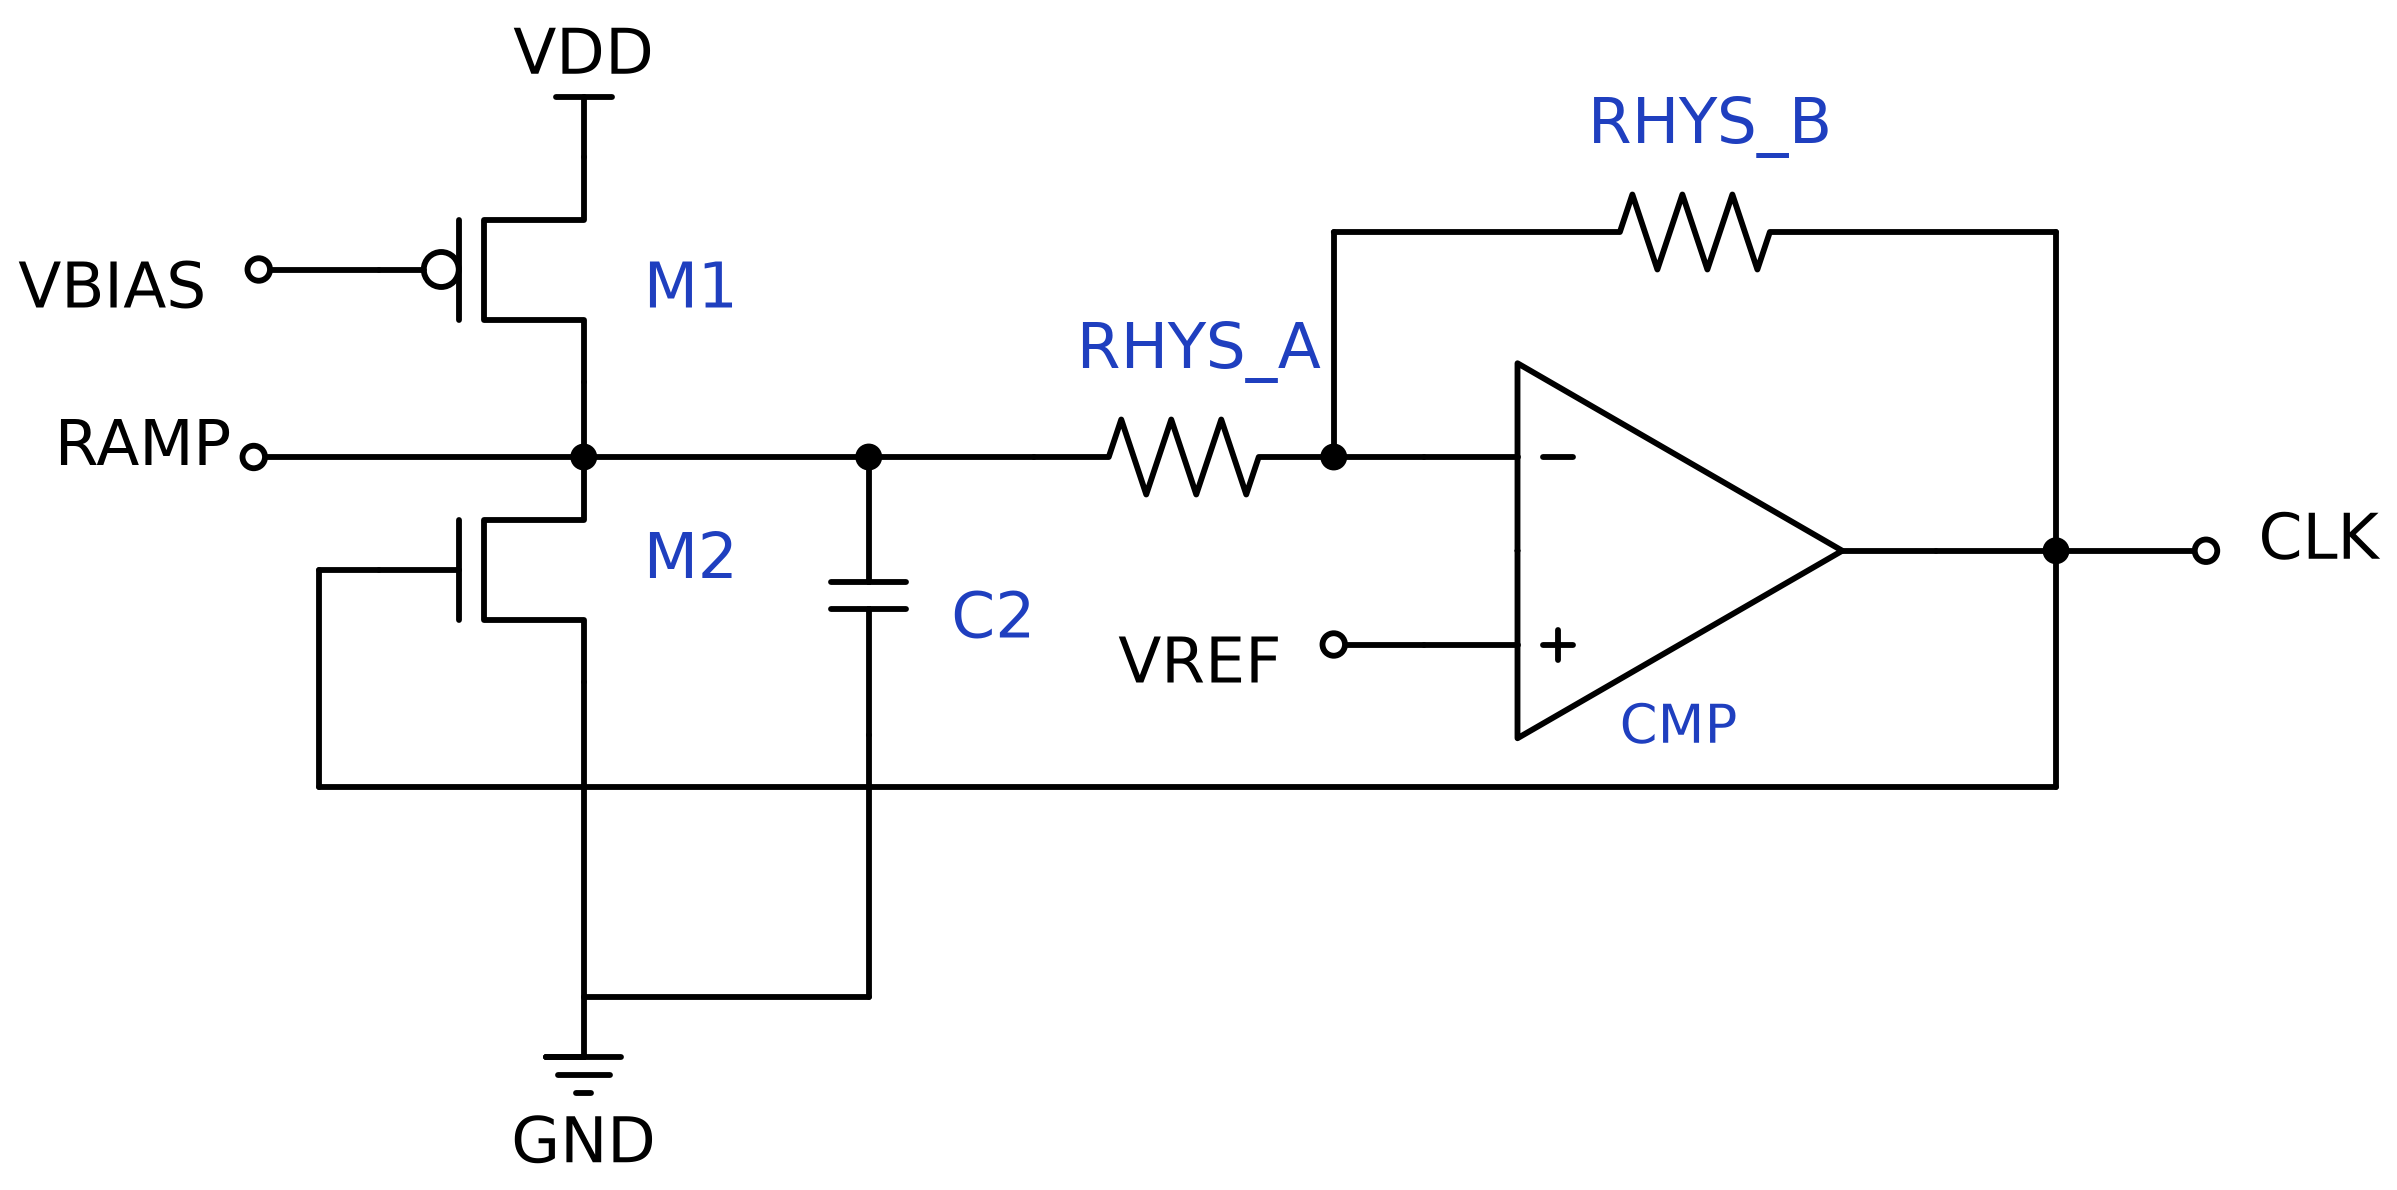

Write the Python code that produced this figure.
"""圖2.9 鋸齒波產生器（依 hspice/sub_system.net 的 .SUBCKT PWM_OSC 繪製；比較器 CMP01 以符號表示）。
Run: python diagram/report/fig2_9_pwm_osc.py
"""
from pathlib import Path
import sys
sys.path.insert(0, str(Path(__file__).resolve().parent))
from _style import Sch, elm

OUT = Path(__file__).resolve().parent
s = Sch(); A, P, W = s.A, s.P, s.wire
YB, XM = 5.0, 3.0              # RAMP bus, M1/M2 column
YV = YB + 2.0

m1 = A(elm.PFet(bulk=False).right().reverse().anchor('source').at((XM, YV)))
W(P(m1, 'drain'), (XM, YB)); s.vdd((XM, YV))
s.lab((XM + 0.3, P(m1, 'gate')[1]), 'M1')
g1 = P(m1, 'gate'); W(g1, (g1[0] - 0.8, g1[1])); s.port((g1[0] - 0.8, g1[1]), 'VBIAS', 'left')

m2 = A(elm.NFet(bulk=False).right().reverse().anchor('drain').at((XM, YB)))   # gate on the left
s.lab((XM + 0.3, P(m2, 'gate')[1]), 'M2')

XC2, XRA = XM + 1.9, XM + 3.0
W((XM - 2.2, YB), (XRA, YB)); s.port((XM - 2.2, YB), 'RAMP', 'left')
s.dot((XM, YB)); s.dot((XC2, YB))
ra = A(elm.Resistor().at((XRA, YB)).right().length(2.0))
s.lab((XRA + 1.0, YB + 0.6), 'RHYS_A', 'center')
XN = XRA + 2.0; s.dot((XN, YB))
cmp_ = A(elm.Opamp(sign=True, leads=True).right().anchor('in1').at((XN + 0.6, YB)))
W((XN, YB), (XN + 0.6, YB))
ip = P(cmp_, 'in2'); W(ip, (ip[0] - 0.6, ip[1])); s.port((ip[0] - 0.6, ip[1]), 'VREF', 'left')
o = P(cmp_, 'out'); XK = o[0] + 0.8
W(o, (XK, o[1])); s.dot((XK, o[1]))
s.lab((XN + 2.2, o[1] - 1.25), 'CMP', 'center', fs=13)
YTOP = YB + 1.5
W((XN, YB), (XN, YTOP))
A(elm.Resistor().at((XN, YTOP)).right().to((XK, YTOP)))
s.lab(((XN + XK) / 2, YTOP + 0.6), 'RHYS_B', 'center')
W((XK, YTOP), (XK, o[1]))
W((XK, o[1]), (XK + 1.0, o[1])); s.port((XK + 1.0, o[1]), 'CLK', 'right')

# CLK back to the M2 gate along a line under the comparator
YR = P(m2, 'source')[1] - 0.7
g2 = P(m2, 'gate'); xg = g2[0] - 0.4
W((XK, o[1]), (XK, YR), (xg, YR), (xg, g2[1]), g2)

# ground: M2 source and C2
YG = YR - 1.4
W(P(m2, 'source'), (XM, YG))
A(elm.Capacitor().at((XC2, YB)).down().to((XC2, YR + 0.35))); W((XC2, YR + 0.35), (XC2, YG)); s.lab((XC2 + 0.45, (YB + YR) / 2 + 0.15), 'C2')
W((XM, YG), (XC2, YG)); s.gnd((XM, YG), True)
s.save(OUT / 'fig2_9_pwm_osc')
